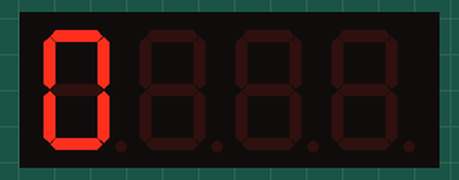
A sketch run on a simulated Arduino Uno, built with avr-gcc and run on an emulated ATmega328P. Parts: 4-digit seven-segment display.

Above: at 0.1 s.
At 1.1 s:
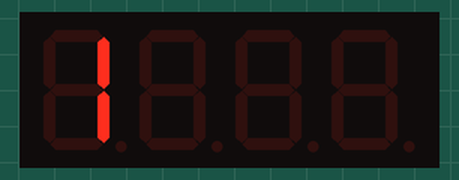
At 2.1 s:
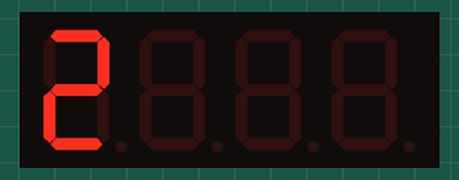
At 4.1 s:
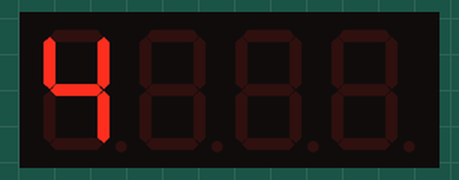
At 6.1 s:
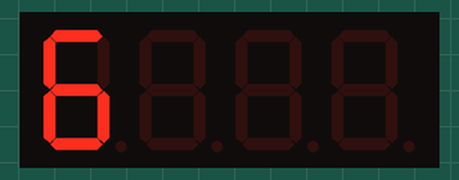
At 9.1 s:
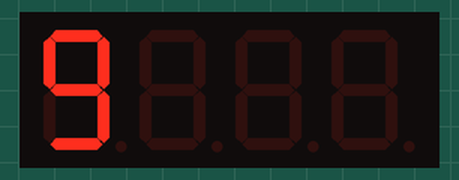

The sketch:

B.ino
```cpp
#include <TM1637.h> // use if not working TM1637Display

#define CLK 2  // Pin connected to CLK on TM1637
#define DIO 3  // Pin connected to DIO on TM1637

TM1637 tm1637(CLK, DIO);  // Create TM1637 object

void setup() {
  tm1637.init();  // Initialize the display
  tm1637.setBrightness(7);  // Set brightness level (0-7)
}

void loop() {
  for (int i = 0; i < 10; i++) {
    tm1637.display(0, i);  // Display the digit at position 0
    delay(1000);  // Wait for 1 second before changing number
  }
}
```

Measured:
- by itself, everything shown: repeats every 10.1 s, in 10 steps
- what the display in image 1 shows lasts 1.0 s, from 1.0 s to 2.0 s
